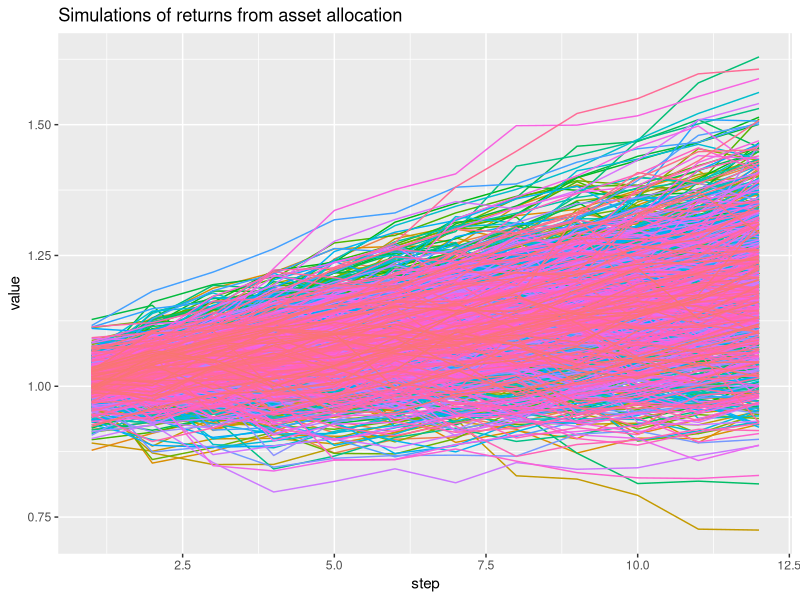
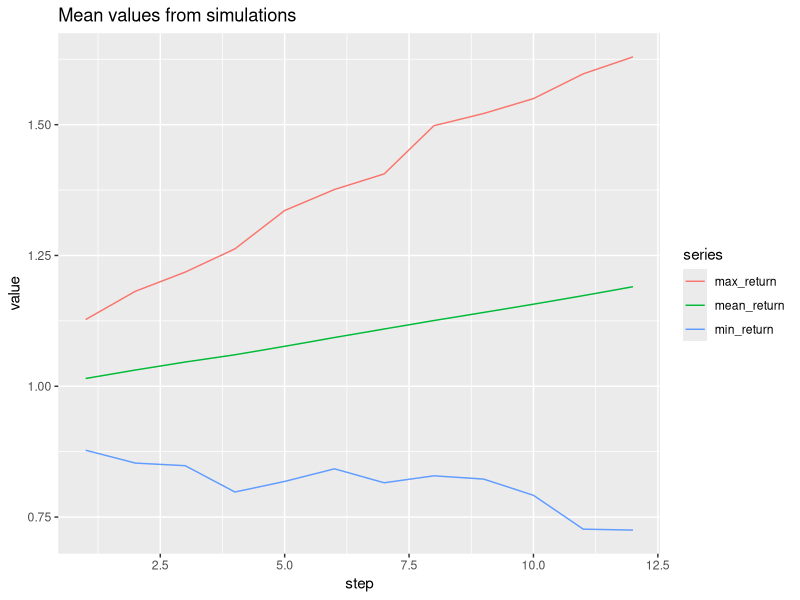

Here is the R script that generated these plots, in order:
# example monte carlo
# https://www.pluralsight.com/guides/risk-analysis-using-monte-carlo-simulations-in-r#module-introduction
set.seed(42)

# sample from an uniform distribution
stats::runif(1, min = 0, max = 1)

# sample from an exponential distribution
stats::rexp(1)

# sample from a normal distribution
stats::rnorm(1)

# sample from a log normal distribution
stats::rlnorm(1)


calculate_return <- function(alpha) {
  risk_free_rate <- 1.03
  risky_rate <- rnorm(1) * 0.05 + 1
  (1 - alpha) * risk_free_rate + alpha * risky_rate
}


library(tidyverse)

RUNS <- 1000
DECISION.STEPS <- 12

simulations <- rerun(RUNS, replicate(DECISION.STEPS, runif(1) %>% calculate_return())) %>%
  set_names(paste0("sim", 1:RUNS)) %>%
  map(~ accumulate(., ~ .x * .y)) %>%
  map_dfr(~ tibble(value = .x, step = 1:DECISION.STEPS), .id = "simulation")

simulations %>%
  ggplot(aes(x = step, y = value)) +
  geom_line(aes(color = simulation)) +
  theme(legend.position = "none") +
  ggtitle("Simulations of returns from asset allocation")


summary_values <- simulations %>%
  group_by(step) %>%
  summarise(mean_return = mean(value), max_return = max(value), min_return = min(value)) %>%
  gather("series", "value", -step)

summary_values %>%
  ggplot(aes(x = step, y = value)) +
  geom_line(aes(color = series)) +
  ggtitle("Mean values from simulations")
